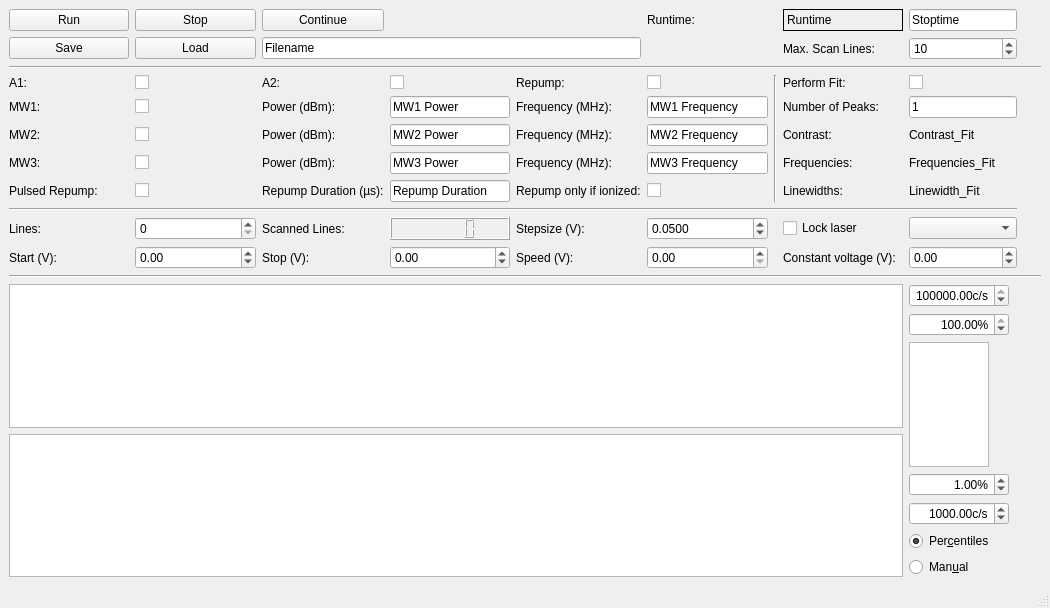
<?xml version="1.0" encoding="UTF-8"?>
<ui version="4.0">
 <class>MainWindow</class>
 <widget class="QMainWindow" name="MainWindow">
  <property name="geometry">
   <rect>
    <x>0</x>
    <y>0</y>
    <width>1050</width>
    <height>608</height>
   </rect>
  </property>
  <property name="windowTitle">
   <string>qudi: PLE</string>
  </property>
  <widget class="QWidget" name="centralwidget">
   <property name="enabled">
    <bool>true</bool>
   </property>
   <layout class="QVBoxLayout" name="verticalLayout_2">
    <item>
     <layout class="QGridLayout" name="gridLayout_7">
      <item row="1" column="0">
       <widget class="QPushButton" name="ple_Save_Button">
        <property name="text">
         <string>Save</string>
        </property>
       </widget>
      </item>
      <item row="6" column="0">
       <widget class="QLabel" name="label">
        <property name="text">
         <string>MW3:</string>
        </property>
       </widget>
      </item>
      <item row="0" column="7">
       <widget class="QLabel" name="ple_Runtime_Label">
        <property name="frameShape">
         <enum>QFrame::Box</enum>
        </property>
        <property name="text">
         <string>Runtime</string>
        </property>
       </widget>
      </item>
      <item row="4" column="8">
       <widget class="QLineEdit" name="ple_NumberOfPeaks_LineEdit">
        <property name="text">
         <string>1</string>
        </property>
       </widget>
      </item>
      <item row="0" column="0">
       <widget class="QPushButton" name="ple_Run_Button">
        <property name="enabled">
         <bool>true</bool>
        </property>
        <property name="text">
         <string>Run</string>
        </property>
       </widget>
      </item>
      <item row="7" column="7">
       <widget class="QLabel" name="label_110">
        <property name="text">
         <string>Linewidths:</string>
        </property>
       </widget>
      </item>
      <item row="0" column="2">
       <widget class="QPushButton" name="ple_Continue_Button">
        <property name="text">
         <string>Continue</string>
        </property>
       </widget>
      </item>
      <item row="6" column="5">
       <widget class="QLineEdit" name="ple_MW3_Freq_LineEdit">
        <property name="text">
         <string>MW3 Frequency</string>
        </property>
       </widget>
      </item>
      <item row="10" column="1">
       <widget class="QDoubleSpinBox" name="startDoubleSpinBox">
        <property name="minimum">
         <double>-4.000000000000000</double>
        </property>
        <property name="maximum">
         <double>4.000000000000000</double>
        </property>
       </widget>
      </item>
      <item row="5" column="1">
       <widget class="QCheckBox" name="ple_MW2_CheckBox">
        <property name="text">
         <string/>
        </property>
       </widget>
      </item>
      <item row="11" column="0" colspan="13">
       <widget class="Line" name="line_18">
        <property name="orientation">
         <enum>Qt::Horizontal</enum>
        </property>
       </widget>
      </item>
      <item row="0" column="8">
       <widget class="QLineEdit" name="ple_Stoptime_LineEdit">
        <property name="text">
         <string>Stoptime</string>
        </property>
       </widget>
      </item>
      <item row="2" column="0" colspan="13">
       <widget class="Line" name="line_16">
        <property name="orientation">
         <enum>Qt::Horizontal</enum>
        </property>
       </widget>
      </item>
      <item row="5" column="8">
       <widget class="QLabel" name="ple_Contrast_Fit_Label">
        <property name="text">
         <string>Contrast_Fit</string>
        </property>
       </widget>
      </item>
      <item row="1" column="1">
       <widget class="QPushButton" name="ple_Load_Button">
        <property name="enabled">
         <bool>true</bool>
        </property>
        <property name="text">
         <string>Load</string>
        </property>
       </widget>
      </item>
      <item row="9" column="0">
       <widget class="QLabel" name="label_4">
        <property name="text">
         <string>Lines:</string>
        </property>
       </widget>
      </item>
      <item row="7" column="1">
       <widget class="QCheckBox" name="ple_PulsedRepump_CheckBox">
        <property name="text">
         <string/>
        </property>
       </widget>
      </item>
      <item row="3" column="6" rowspan="5">
       <widget class="Line" name="line">
        <property name="orientation">
         <enum>Qt::Vertical</enum>
        </property>
       </widget>
      </item>
      <item row="0" column="1">
       <widget class="QPushButton" name="ple_Stop_Button">
        <property name="text">
         <string>Stop</string>
        </property>
       </widget>
      </item>
      <item row="7" column="3">
       <widget class="QLineEdit" name="ple_RepumpDuration_LineEdit">
        <property name="text">
         <string>Repump Duration</string>
        </property>
       </widget>
      </item>
      <item row="4" column="4">
       <widget class="QLabel" name="label_117">
        <property name="text">
         <string>Frequency (MHz):</string>
        </property>
       </widget>
      </item>
      <item row="4" column="7">
       <widget class="QLabel" name="label_120">
        <property name="text">
         <string>Number of Peaks:</string>
        </property>
       </widget>
      </item>
      <item row="9" column="1">
       <widget class="QSpinBox" name="linesSpinBox">
        <property name="maximum">
         <number>99999</number>
        </property>
       </widget>
      </item>
      <item row="0" column="5">
       <widget class="QLabel" name="label_114">
        <property name="text">
         <string>Runtime:</string>
        </property>
       </widget>
      </item>
      <item row="5" column="0">
       <widget class="QLabel" name="label_130">
        <property name="text">
         <string>MW2:</string>
        </property>
       </widget>
      </item>
      <item row="9" column="2">
       <widget class="QLabel" name="label_5">
        <property name="text">
         <string>Scanned Lines:</string>
        </property>
       </widget>
      </item>
      <item row="3" column="5">
       <widget class="QCheckBox" name="ple_CWrepump_CheckBox">
        <property name="text">
         <string/>
        </property>
       </widget>
      </item>
      <item row="7" column="5">
       <widget class="QCheckBox" name="ple_RepumpWhenIonized_CheckBox">
        <property name="text">
         <string/>
        </property>
       </widget>
      </item>
      <item row="6" column="1">
       <widget class="QCheckBox" name="ple_MW3_CheckBox">
        <property name="text">
         <string/>
        </property>
       </widget>
      </item>
      <item row="10" column="7">
       <widget class="QLabel" name="label_10">
        <property name="text">
         <string>Constant voltage (V):</string>
        </property>
       </widget>
      </item>
      <item row="5" column="3">
       <widget class="QLineEdit" name="ple_MW2_Power_LineEdit">
        <property name="text">
         <string>MW2 Power</string>
        </property>
       </widget>
      </item>
      <item row="1" column="2" colspan="3">
       <widget class="QLineEdit" name="ple_Filename_LineEdit">
        <property name="text">
         <string>Filename</string>
        </property>
       </widget>
      </item>
      <item row="12" column="0" colspan="8">
       <widget class="PlotWidget" name="ple_data_PlotWidget">
        <property name="sizePolicy">
         <sizepolicy hsizetype="Expanding" vsizetype="Expanding">
          <horstretch>1</horstretch>
          <verstretch>1</verstretch>
         </sizepolicy>
        </property>
       </widget>
      </item>
      <item row="7" column="4">
       <widget class="QLabel" name="label_118">
        <property name="text">
         <string>Repump only if ionized:</string>
        </property>
       </widget>
      </item>
      <item row="8" column="0" colspan="9">
       <widget class="Line" name="line_2">
        <property name="orientation">
         <enum>Qt::Horizontal</enum>
        </property>
       </widget>
      </item>
      <item row="7" column="2">
       <widget class="QLabel" name="label_122">
        <property name="text">
         <string>Repump Duration (µs):</string>
        </property>
       </widget>
      </item>
      <item row="10" column="3">
       <widget class="QDoubleSpinBox" name="stopDoubleSpinBox">
        <property name="minimum">
         <double>-4.000000000000000</double>
        </property>
        <property name="maximum">
         <double>4.000000000000000</double>
        </property>
       </widget>
      </item>
      <item row="10" column="4">
       <widget class="QLabel" name="label_9">
        <property name="text">
         <string>Speed (V):</string>
        </property>
       </widget>
      </item>
      <item row="4" column="2">
       <widget class="QLabel" name="label_124">
        <property name="text">
         <string>Power (dBm):</string>
        </property>
       </widget>
      </item>
      <item row="6" column="3">
       <widget class="QLineEdit" name="ple_MW3_Power_LineEdit">
        <property name="text">
         <string>MW3 Power</string>
        </property>
       </widget>
      </item>
      <item row="3" column="0">
       <widget class="QLabel" name="label_121">
        <property name="text">
         <string>A1:</string>
        </property>
       </widget>
      </item>
      <item row="7" column="0">
       <widget class="QLabel" name="label_107">
        <property name="text">
         <string>Pulsed Repump:</string>
        </property>
       </widget>
      </item>
      <item row="9" column="3">
       <widget class="QLCDNumber" name="elapsed_lines_DisplayWidget"/>
      </item>
      <item row="5" column="2">
       <widget class="QLabel" name="label_132">
        <property name="text">
         <string>Power (dBm):</string>
        </property>
       </widget>
      </item>
      <item row="6" column="8">
       <widget class="QLabel" name="ple_Frequencies_Fit_Label">
        <property name="text">
         <string>Frequencies_Fit</string>
        </property>
       </widget>
      </item>
      <item row="10" column="2">
       <widget class="QLabel" name="label_8">
        <property name="text">
         <string>Stop (V):</string>
        </property>
       </widget>
      </item>
      <item row="9" column="7">
       <widget class="QCheckBox" name="ple_Lock_Laser_CheckBox">
        <property name="text">
         <string>Lock laser</string>
        </property>
       </widget>
      </item>
      <item row="3" column="8">
       <widget class="QCheckBox" name="ple_PerformFit_CheckBox">
        <property name="text">
         <string/>
        </property>
       </widget>
      </item>
      <item row="13" column="0" colspan="8">
       <widget class="PlotWidget" name="ple_matrix_PlotWidget">
        <property name="sizePolicy">
         <sizepolicy hsizetype="Expanding" vsizetype="Expanding">
          <horstretch>1</horstretch>
          <verstretch>1</verstretch>
         </sizepolicy>
        </property>
       </widget>
      </item>
      <item row="6" column="2">
       <widget class="QLabel" name="label_2">
        <property name="text">
         <string>Power (dBm):</string>
        </property>
       </widget>
      </item>
      <item row="10" column="0">
       <widget class="QLabel" name="label_7">
        <property name="text">
         <string>Start (V):</string>
        </property>
       </widget>
      </item>
      <item row="9" column="4">
       <widget class="QLabel" name="label_6">
        <property name="text">
         <string>Stepsize (V):</string>
        </property>
       </widget>
      </item>
      <item row="7" column="8">
       <widget class="QLabel" name="ple_Linewidths_Fit_Label">
        <property name="text">
         <string>Linewidth_Fit</string>
        </property>
       </widget>
      </item>
      <item row="3" column="4">
       <widget class="QLabel" name="label_109">
        <property name="text">
         <string>Repump:</string>
        </property>
       </widget>
      </item>
      <item row="5" column="7">
       <widget class="QLabel" name="label_11">
        <property name="text">
         <string>Contrast:</string>
        </property>
       </widget>
      </item>
      <item row="10" column="5">
       <widget class="QDoubleSpinBox" name="speedDoubleSpinBox"/>
      </item>
      <item row="6" column="4">
       <widget class="QLabel" name="label_3">
        <property name="text">
         <string>Frequency (MHz):</string>
        </property>
       </widget>
      </item>
      <item row="4" column="0">
       <widget class="QLabel" name="label_115">
        <property name="text">
         <string>MW1:</string>
        </property>
       </widget>
      </item>
      <item row="4" column="3">
       <widget class="QLineEdit" name="ple_MW1_Power_LineEdit">
        <property name="text">
         <string>MW1 Power</string>
        </property>
       </widget>
      </item>
      <item row="4" column="5">
       <widget class="QLineEdit" name="ple_MW1_Freq_LineEdit">
        <property name="text">
         <string>MW1 Frequency</string>
        </property>
       </widget>
      </item>
      <item row="10" column="8">
       <widget class="QDoubleSpinBox" name="constDoubleSpinBox">
        <property name="minimum">
         <double>-4.000000000000000</double>
        </property>
        <property name="maximum">
         <double>4.000000000000000</double>
        </property>
       </widget>
      </item>
      <item row="3" column="3">
       <widget class="QCheckBox" name="ple_A2_CheckBox">
        <property name="text">
         <string/>
        </property>
       </widget>
      </item>
      <item row="9" column="8">
       <widget class="QComboBox" name="ple_ScanRanges_ComboBox">
        <property name="enabled">
         <bool>true</bool>
        </property>
        <property name="autoFillBackground">
         <bool>false</bool>
        </property>
       </widget>
      </item>
      <item row="5" column="4">
       <widget class="QLabel" name="label_126">
        <property name="text">
         <string>Frequency (MHz):</string>
        </property>
       </widget>
      </item>
      <item row="3" column="2">
       <widget class="QLabel" name="label_111">
        <property name="text">
         <string>A2:</string>
        </property>
       </widget>
      </item>
      <item row="3" column="1">
       <widget class="QCheckBox" name="ple_A1_CheckBox">
        <property name="text">
         <string/>
        </property>
       </widget>
      </item>
      <item row="5" column="5">
       <widget class="QLineEdit" name="ple_MW2_Freq_LineEdit">
        <property name="text">
         <string>MW2 Frequency</string>
        </property>
       </widget>
      </item>
      <item row="3" column="7">
       <widget class="QLabel" name="label_131">
        <property name="text">
         <string>Perform Fit:</string>
        </property>
       </widget>
      </item>
      <item row="4" column="1">
       <widget class="QCheckBox" name="ple_MW1_CheckBox">
        <property name="text">
         <string/>
        </property>
       </widget>
      </item>
      <item row="6" column="7">
       <widget class="QLabel" name="label_127">
        <property name="text">
         <string>Frequencies:</string>
        </property>
       </widget>
      </item>
      <item row="12" column="8" rowspan="2">
       <layout class="QVBoxLayout" name="verticalLayout">
        <item>
         <widget class="ScienDSpinBox" name="voltscan_cb_max_InputWidget">
          <property name="maximumSize">
           <size>
            <width>100</width>
            <height>16777215</height>
           </size>
          </property>
          <property name="alignment">
           <set>Qt::AlignRight|Qt::AlignTrailing|Qt::AlignVCenter</set>
          </property>
          <property name="suffix">
           <string>c/s</string>
          </property>
          <property name="minimum">
           <double>-10.000000000000000</double>
          </property>
          <property name="maximum">
           <double>1000000000.000000000000000</double>
          </property>
          <property name="value">
           <double>100000.000000000000000</double>
          </property>
         </widget>
        </item>
        <item>
         <widget class="ScienDSpinBox" name="voltscan_cb_high_centile_InputWidget">
          <property name="maximumSize">
           <size>
            <width>100</width>
            <height>16777215</height>
           </size>
          </property>
          <property name="alignment">
           <set>Qt::AlignRight|Qt::AlignTrailing|Qt::AlignVCenter</set>
          </property>
          <property name="suffix">
           <string>%</string>
          </property>
          <property name="minimum">
           <double>0.000000000000000</double>
          </property>
          <property name="maximum">
           <double>100.000000000000000</double>
          </property>
          <property name="value">
           <double>100.000000000000000</double>
          </property>
         </widget>
        </item>
        <item>
         <widget class="PlotWidget" name="voltscan_cb_ViewWidget">
          <property name="sizePolicy">
           <sizepolicy hsizetype="Expanding" vsizetype="Expanding">
            <horstretch>0</horstretch>
            <verstretch>0</verstretch>
           </sizepolicy>
          </property>
          <property name="maximumSize">
           <size>
            <width>80</width>
            <height>16777215</height>
           </size>
          </property>
         </widget>
        </item>
        <item>
         <widget class="ScienDSpinBox" name="voltscan_cb_low_centile_InputWidget">
          <property name="maximumSize">
           <size>
            <width>100</width>
            <height>16777215</height>
           </size>
          </property>
          <property name="alignment">
           <set>Qt::AlignRight|Qt::AlignTrailing|Qt::AlignVCenter</set>
          </property>
          <property name="suffix">
           <string>%</string>
          </property>
          <property name="minimum">
           <double>0.000000000000000</double>
          </property>
          <property name="maximum">
           <double>100.000000000000000</double>
          </property>
          <property name="value">
           <double>1.000000000000000</double>
          </property>
         </widget>
        </item>
        <item>
         <widget class="ScienDSpinBox" name="voltscan_cb_min_InputWidget">
          <property name="maximumSize">
           <size>
            <width>100</width>
            <height>16777215</height>
           </size>
          </property>
          <property name="alignment">
           <set>Qt::AlignRight|Qt::AlignTrailing|Qt::AlignVCenter</set>
          </property>
          <property name="suffix">
           <string>c/s</string>
          </property>
          <property name="minimum">
           <double>-10.000000000000000</double>
          </property>
          <property name="maximum">
           <double>1000000000.000000000000000</double>
          </property>
          <property name="value">
           <double>1000.000000000000000</double>
          </property>
         </widget>
        </item>
        <item>
         <widget class="QRadioButton" name="voltscan_cb_centiles_RadioButton">
          <property name="text">
           <string>Per&amp;centiles</string>
          </property>
          <property name="checked">
           <bool>true</bool>
          </property>
         </widget>
        </item>
        <item>
         <widget class="QRadioButton" name="voltscan_cb_manual_RadioButton">
          <property name="text">
           <string>Man&amp;ual</string>
          </property>
         </widget>
        </item>
       </layout>
      </item>
      <item row="1" column="8">
       <widget class="QSpinBox" name="maxlinesSpinBox">
        <property name="maximum">
         <number>99999</number>
        </property>
        <property name="value">
         <number>10</number>
        </property>
       </widget>
      </item>
      <item row="1" column="7">
       <widget class="QLabel" name="label_12">
        <property name="text">
         <string>Max. Scan Lines:</string>
        </property>
       </widget>
      </item>
      <item row="9" column="5">
       <widget class="QDoubleSpinBox" name="resolutionSpinBox">
        <property name="decimals">
         <number>4</number>
        </property>
        <property name="maximum">
         <double>99999.990000000005239</double>
        </property>
        <property name="singleStep">
         <double>0.010000000000000</double>
        </property>
        <property name="value">
         <double>0.050000000000000</double>
        </property>
       </widget>
      </item>
     </layout>
    </item>
   </layout>
  </widget>
  <widget class="QMenuBar" name="menubar">
   <property name="geometry">
    <rect>
     <x>0</x>
     <y>0</y>
     <width>1050</width>
     <height>21</height>
    </rect>
   </property>
  </widget>
  <widget class="QStatusBar" name="statusbar"/>
 </widget>
 <customwidgets>
  <customwidget>
   <class>PlotWidget</class>
   <extends>QGraphicsView</extends>
   <header>pyqtgraph</header>
  </customwidget>
  <customwidget>
   <class>ScienDSpinBox</class>
   <extends>QDoubleSpinBox</extends>
   <header>qtwidgets.scientific_spinbox.h</header>
  </customwidget>
 </customwidgets>
 <tabstops>
  <tabstop>ple_Run_Button</tabstop>
  <tabstop>ple_Stop_Button</tabstop>
  <tabstop>ple_Continue_Button</tabstop>
  <tabstop>ple_Save_Button</tabstop>
  <tabstop>ple_Load_Button</tabstop>
  <tabstop>ple_Filename_LineEdit</tabstop>
  <tabstop>ple_A1_CheckBox</tabstop>
  <tabstop>ple_A2_CheckBox</tabstop>
  <tabstop>ple_CWrepump_CheckBox</tabstop>
  <tabstop>ple_MW1_CheckBox</tabstop>
  <tabstop>ple_MW1_Power_LineEdit</tabstop>
  <tabstop>ple_MW1_Freq_LineEdit</tabstop>
  <tabstop>ple_MW2_CheckBox</tabstop>
  <tabstop>ple_MW2_Power_LineEdit</tabstop>
  <tabstop>ple_MW2_Freq_LineEdit</tabstop>
  <tabstop>ple_MW3_CheckBox</tabstop>
  <tabstop>ple_MW3_Power_LineEdit</tabstop>
  <tabstop>ple_MW3_Freq_LineEdit</tabstop>
  <tabstop>ple_PulsedRepump_CheckBox</tabstop>
  <tabstop>ple_RepumpDuration_LineEdit</tabstop>
  <tabstop>linesSpinBox</tabstop>
  <tabstop>startDoubleSpinBox</tabstop>
  <tabstop>stopDoubleSpinBox</tabstop>
  <tabstop>speedDoubleSpinBox</tabstop>
  <tabstop>constDoubleSpinBox</tabstop>
  <tabstop>ple_PerformFit_CheckBox</tabstop>
  <tabstop>ple_data_PlotWidget</tabstop>
  <tabstop>ple_matrix_PlotWidget</tabstop>
  <tabstop>voltscan_cb_max_InputWidget</tabstop>
  <tabstop>voltscan_cb_high_centile_InputWidget</tabstop>
  <tabstop>voltscan_cb_ViewWidget</tabstop>
  <tabstop>voltscan_cb_low_centile_InputWidget</tabstop>
  <tabstop>voltscan_cb_min_InputWidget</tabstop>
  <tabstop>voltscan_cb_centiles_RadioButton</tabstop>
  <tabstop>voltscan_cb_manual_RadioButton</tabstop>
 </tabstops>
 <resources/>
 <connections/>
</ui>
